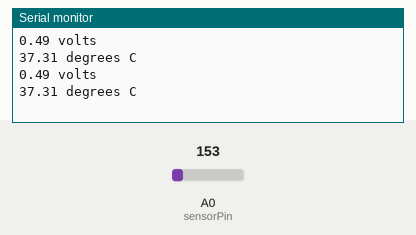
A sketch run on a simulated Arduino Uno, built with avr-gcc and run on an emulated ATmega328P. On the bench: the last lines printed to the serial monitor. The test bench sets the inputs (shaded band); at power-on: A0 (sensorPin) = 153.

Above: at 5.8 s.
5.9 s: A0 (sensorPin) set to 165
At 11.0 s:
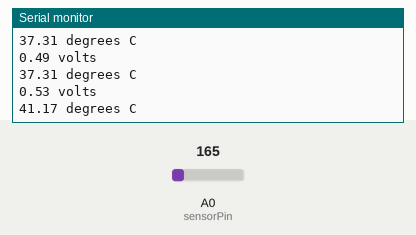
11.9 s: A0 (sensorPin) set to 175
At 16.0 s:
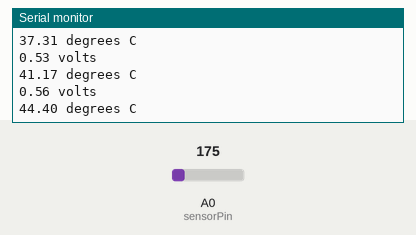
Timing chart, 0 to 17.5 s (numbered marks = the images above; inputs shaded):
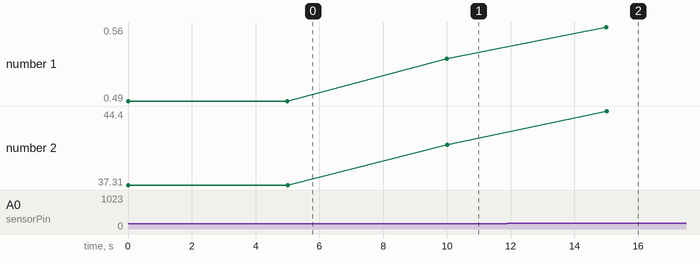

The sketch:

sketch_nov27a.ino
```cpp
//TMP36 Pin Variables
int sensorPin = 0; //the analog pin the TMP36's Vout (sense) pin is connected to
                        //the resolution is 10 mV / degree centigrade with a
                        //500 mV offset to allow for negative temperatures

/*
 * setup() - this function runs once when you turn your Arduino on
 * We initialize the serial connection with the computer
 */
void setup()
{
  Serial.begin(9600);  //Start the serial connection with the computer
                       //to view the result open the serial monitor
}

void loop()                     // run over and over again
{
 //getting the voltage reading from the temperature sensor
 int reading = analogRead(sensorPin);

 // converting that reading to voltage, for 3.3v arduino use 3.3
 float voltage = reading * 3.3;
 voltage /= 1024;

 // print out the voltage
 Serial.print(voltage); Serial.println(" volts");

 // now print out the temperature
 float temperatureC = (voltage - 0.12) * 100 ;  //converting from 10 mv per degree wit 500 mV offset
                                               //to degrees ((voltage - 500mV) times 100)
 Serial.print(temperatureC); Serial.println(" degrees C");
 delay(5000);                                     //waiting a second
}
```

Measured:
- after the input at 5.9 s, the serial monitor: prints a new line after 4.1 s (image 1)
- after the input at 11.9 s, the serial monitor: prints a new line after 3.1 s (image 2)
- plotted number 1: 0.49 → 0.53 after the input at 5.9 s, 0.53 → 0.56 after the input at 11.9 s
- plotted number 2: 37.31 → 41.17 after the input at 5.9 s, 41.17 → 44.4 after the input at 11.9 s
